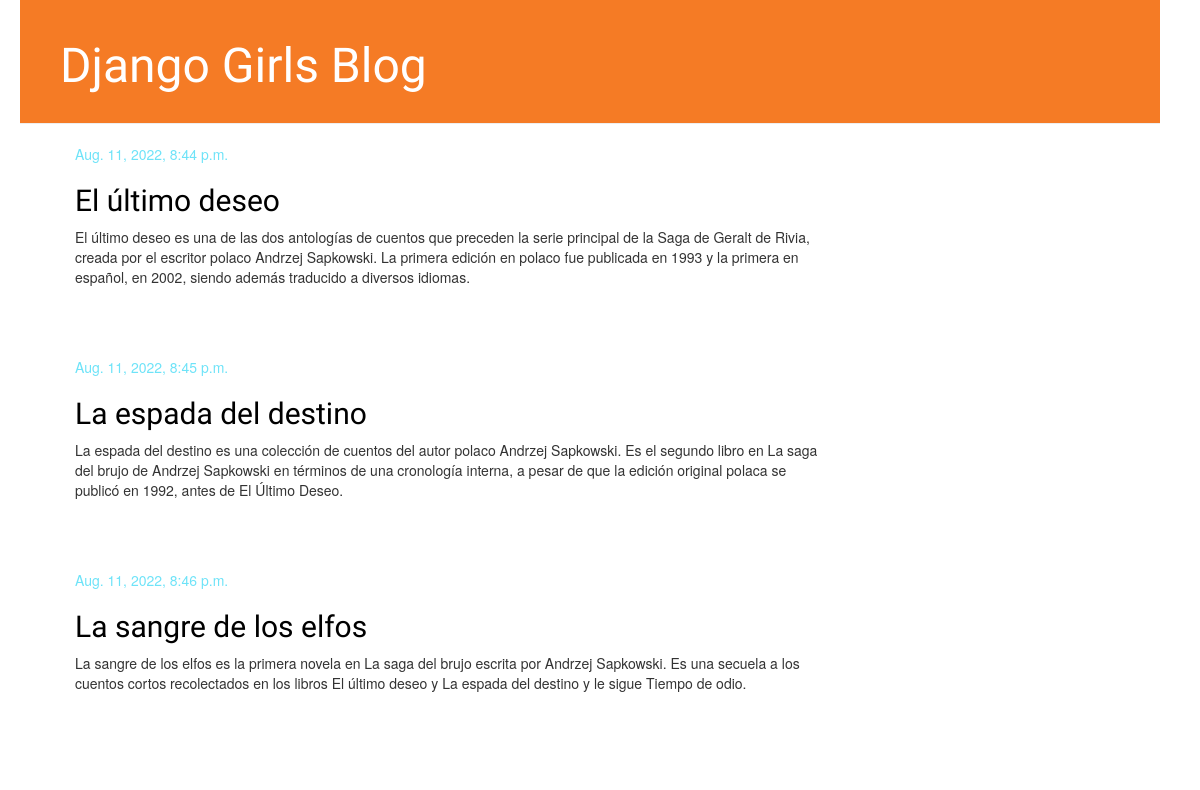
The page / on the database its author committed.
### blog/models.py (models this page shows, shortened)
class Post(models.Model):
    author = models.ForeignKey(settings.AUTH_USER_MODEL, on_delete=models.CASCADE)
    title = models.CharField(max_length=200)
    text = models.TextField()
    created_date = models.DateTimeField(
            default=timezone.now)
    published_date = models.DateTimeField(
            blank=True, null=True)

### blog/views.py (the view)
# urls.py: path('', views.post_list, name='post_list'),
def post_list(request):
    posts = Post.objects.filter(published_date__lte=timezone.now()).order_by('published_date')
    return render(request, 'blog/post_list.html', {'posts':posts})

### blog/templates/blog/post_list.html
{% extends 'blog/base.html' %}
{% block content %}
{% for post in posts %}
    <div class="post">
        <div class="date">
            {{ post.published_date }}
        </div>
        <h2><a href="{% url 'post_detail' pk=post.pk %}">{{ post.title }}</a></h2>
        <p>{{ post.text|linebreaksbr }}</p>
    </div>
{% endfor %}
{% endblock %}

### blog/templates/blog/base.html (shortened to what this page needs)
{% load static %}
<html>
    <head>
        <link rel="stylesheet" href="//maxcdn.bootstrapcdn.com/bootstrap/3.2.0/css/bootstrap.min.css">
        <link rel="stylesheet" href="//maxcdn.bootstrapcdn.com/bootstrap/3.2.0/css/bootstrap-theme.min.css">
        <link rel="stylesheet" href="{% static 'css/blog.css' %}">
    </head>
    <body>
        <div class="page-header">
            <h1><a href="/">Django Girls Blog</a></h1>
        </div>
        <div class="content container">
            <div class="row">
                <div class="col-md-8">
                {% block content %}
                {% endblock %}
                </div>
            </div>
        </div>
    </body>

### blog/static/css/blog.css (style rules this page uses)
h1 a, h2 a { color: #ffa641; font-family: 'Lobster'; }
body { padding-left: 20px; padding-right: 40px; }
.page-header { background-color: #f57b25; margin-top: 0; padding: 20px 20px 20px 40px; }
.page-header h1, .page-header h1 a, .page-header h1 a:visited, .page-header h1 a:active { color: #ffffff; font-size: 36pt; text-decoration: none; }
.content { margin-left: 40px; }
h1, h2, h3, h4 { font-family: 'Lobster', cursive; }
.date { color: #6ee3f8; }
.post { margin-bottom: 70px; }
.post h2 a, .post h2 a:visited { color: #000000; }

### rows shown on the page
Post: published_date "Aug. 11, 2022, 8:44 p.m.", title "El último deseo", text "El último deseo es una de las dos antologías de cuentos que preceden la serie principal de la Saga de Geralt de Rivia, creada por el escritor polaco Andrzej Sapkowski. La primera edición en polaco fue publicada en 1993 y la primera en español, en 2002, siendo además traducido a diversos idiomas."
Post: published_date "Aug. 11, 2022, 8:45 p.m.", title "La espada del destino", text "La espada del destino es una colección de cuentos del autor polaco Andrzej Sapkowski. Es el segundo libro en La saga del brujo de Andrzej Sapkowski en términos de una cronología interna, a pesar de que la edición original polaca se publicó en 1992, antes de El Último Deseo."
Post: published_date "Aug. 11, 2022, 8:46 p.m.", title "La sangre de los elfos", text "La sangre de los elfos es la primera novela en La saga del brujo escrita por Andrzej Sapkowski. Es una secuela a los cuentos cortos recolectados en los libros El último deseo y La espada del destino y le sigue Tiempo de odio."
